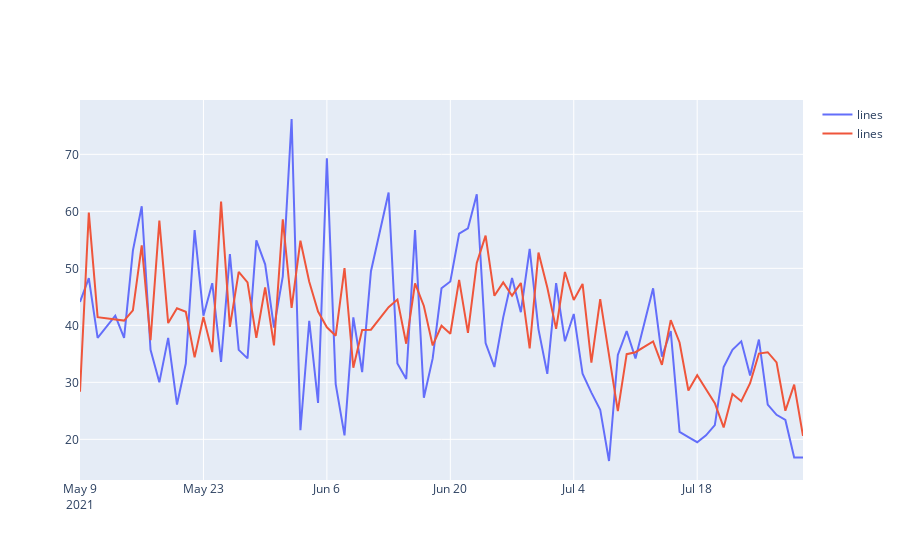

Source (notebook cell):
### Code cell
fig = go.Figure()
fig.add_trace(go.Scatter(x=df_preds['Date'], y=df_preds['Total_Consumption'],
                    mode='lines',
                    name='lines'))
fig.add_trace(go.Scatter(x=df_preds['Date'], y=df_preds['Predicted_Consumption'],
                    mode='lines',
                    name='lines'))
